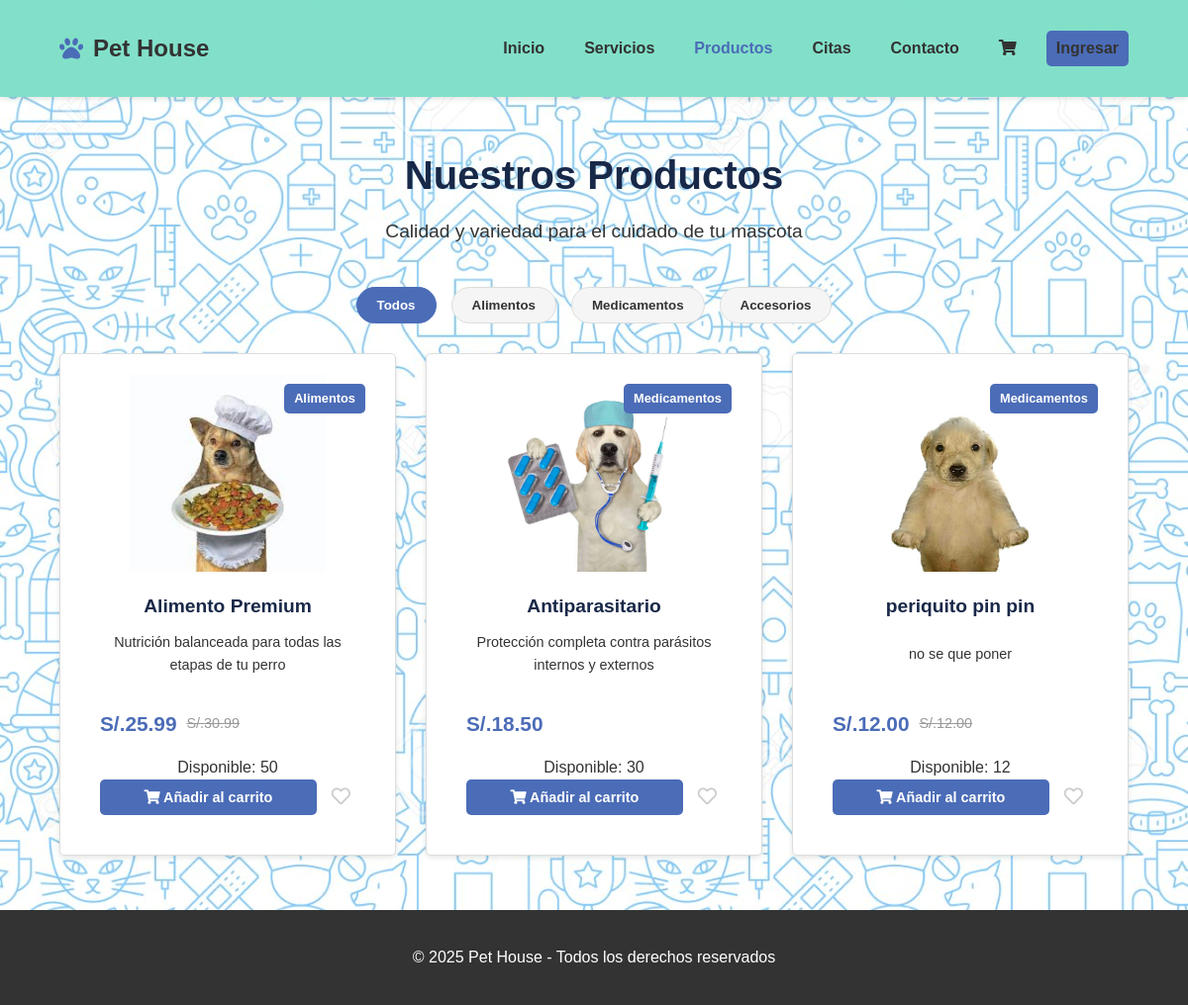
The page /productos.php on the database its author committed.
### tables this page shows
CREATE TABLE `productos` (
  `id` int(11) NOT NULL,
  `categoria_id` int(11) DEFAULT NULL,
  `nombre` varchar(100) NOT NULL,
  `descripcion` text DEFAULT NULL,
  `precio` decimal(10,2) NOT NULL,
  `precio_anterior` decimal(10,2) DEFAULT NULL,
  `stock` int(11) DEFAULT 0,
  `imagen` varchar(255) DEFAULT NULL,
  `destacado` tinyint(1) DEFAULT 0,
  `fecha_creacion` timestamp NOT NULL DEFAULT current_timestamp()
);

CREATE TABLE `categorias` (
  `id` int(11) NOT NULL,
  `nombre` varchar(50) NOT NULL,
  `descripcion` text DEFAULT NULL,
  `icono` varchar(50) DEFAULT NULL
);

### productos.php (the view, shortened to what this page needs)
<?php
$conexion = new mysqli("localhost", "romel", "123456", "pet_house");
$query = "SELECT p.*, c.nombre as categoria_nombre
          FROM productos p
          LEFT JOIN categorias c ON p.categoria_id = c.id";
$resultado = $conexion->query($query);
if ($resultado) {
    $productos = $resultado->fetch_all(MYSQLI_ASSOC);
} else {
    echo "Error en la consulta: " . $conexion->error;
}
?>
<!DOCTYPE html>
<html lang="es">
<head>
  <link rel="stylesheet" href="https://cdnjs.cloudflare.com/ajax/libs/font-awesome/5.15.4/css/all.min.css">
  <link rel="stylesheet" href="css/styles.css">
</head>
<body>
  <header class="cabecera">
    <div class="contenedor">
      <div class="logo">
        <i class="fas fa-paw"></i>
        <h1>Pet House</h1>
      </div>
      <nav class="navegacion">
        <a href="index.php">Inicio</a>
        <a href="servicios.php">Servicios</a>
        <a href="productos.php" class="activo">Productos</a>
        <a href="citas.php">Citas</a>
        <a href="contacto.php">Contacto</a>
        <a href="carrito.php" class="carrito-link">
          <i class="fas fa-shopping-cart"></i>
        </a>
        <?php if (isset($_SESSION['usuario_id'])): ?>
          <a href="usuario/dashboard.php">Mis citas y compras</a>
          <a href="php/cerrar.php" class="boton-login">Cerrar sesión</a>
        <?php else: ?>
          <a href="login.php" class="boton-login">Ingresar</a>
        <?php endif; ?>
      </nav>
    </div>
  </header>
    <main class="contenedor">
        <h1 class="titulo-seccion">Nuestros Productos</h1>
        <p class="subtitulo-seccion">Calidad y variedad para el cuidado de tu mascota</p>
        <div class="filtros">
            <button class="boton-filtro activo" data-categoria="todos">Todos</button>
            <button class="boton-filtro" data-categoria="alimentos">Alimentos</button>
            <button class="boton-filtro" data-categoria="medicamentos">Medicamentos</button>
            <button class="boton-filtro" data-categoria="accesorios">Accesorios</button>
        </div>
        <div class="lista-productos">
            <?php foreach($productos as $producto):
                $categoria = strtolower($producto['categoria_nombre']);
                $precio_anterior = $producto['precio_anterior'] > 0 ?
                    '<p class="producto-precio-anterior">S/.' . number_format($producto['precio_anterior'], 2) . '</p>' : '';
            ?>
            <article class="producto" data-categoria="<?= $categoria ?>">
                <div class="producto-imagen-container">
                    <img src="<?= $producto['imagen'] ?>" alt="<?= htmlspecialchars($producto['nombre']) ?>" class="producto-imagen">
                    <span class="producto-etiqueta"><?= $producto['categoria_nombre'] ?></span>
                </div>
                <div class="producto-info">
                    <h2 class="producto-titulo"><?= htmlspecialchars($producto['nombre']) ?></h2>
                    <p class="producto-descripcion"><?= htmlspecialchars($producto['descripcion']) ?></p>
                    <div class="producto-precio-container">
                        <p class="producto-precio">S/.<?= number_format($producto['precio'], 2) ?></p>
                        <?= $precio_anterior ?>
                    </div>
                    <div class="producto-stock">
                        <?php if($producto['stock'] > 0): ?>
                            <span class="stock-disponible">Disponible: <?= $producto['stock'] ?></span>
                        <?php else: ?>
                            <span class="stock-agotado">Agotado</span>
                        <?php endif; ?>
                    </div>
                    <div class="producto-acciones">
                        <button class="boton boton-producto"
                                data-producto-id="<?= $producto['id'] ?>"
                                <?= $producto['stock'] <= 0 ? 'disabled' : '' ?>>
                            <i class="fas fa-shopping-cart"></i> Añadir al carrito
                        </button>
                        <button class="boton-favorito"
                                aria-label="Añadir a favoritos"
                                data-producto-id="<?= $producto['id'] ?>">
                            <i class="far fa-heart"></i>
                        </button>
                    </div>
                </div>
            </article>
            <?php endforeach; ?>
        </div>
    </main>
    <footer class="pie-pagina">
        <div class="contenedor">
            <p>&copy; <span id="year"></span> Pet House - Todos los derechos reservados</p>
        </div>
    </footer>
</body>
</html>

### productos.php (style rules this page uses)
body { margin-top: 50px; }

### rows shown on the page
productos: imagen (picture), categoria.nombre "Alimentos", nombre "Alimento Premium", descripcion "Nutrición balanceada para todas las etapas de tu perro", precio "25.99", precio_anterior "30.99", stock "50"
productos: imagen (picture), categoria.nombre "Medicamentos", nombre "Antiparasitario", descripcion "Protección completa contra parásitos internos y externos", precio "18.50", stock "30"
productos: imagen (picture), categoria.nombre "Medicamentos", nombre "periquito pin pin", descripcion "no se que poner", precio "12.00", precio_anterior "12.00", stock "12"
